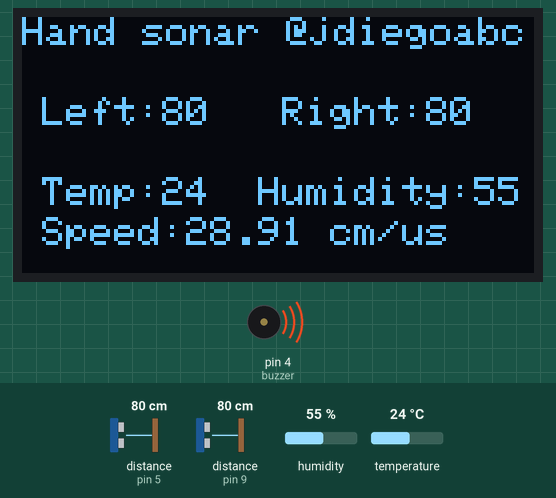
Simulated run of this sketch. Board: Arduino Uno, built with avr-gcc and run on an emulated ATmega328P. On the bench: 128×64 one-colour display, buzzer (waves = sounding). Wiring (inferred from the names in the program): 2 × ultrasonic range finder: trigger pin 6, echo pin 5 / trigger pin 10, echo pin 9. Inputs (shaded band) come from the test bench; at power-on: distance to the obstacle (sensors on pin 5, pin 9) 80 cm, humidity 55 %, temperature 24 °C. The echo pulse lasts 58.3 µs per cm.

Above: at 1.7 s.
1.8 s: distance to the obstacle (sensor on pin 5) set to 2 cm
At 3.33 s:
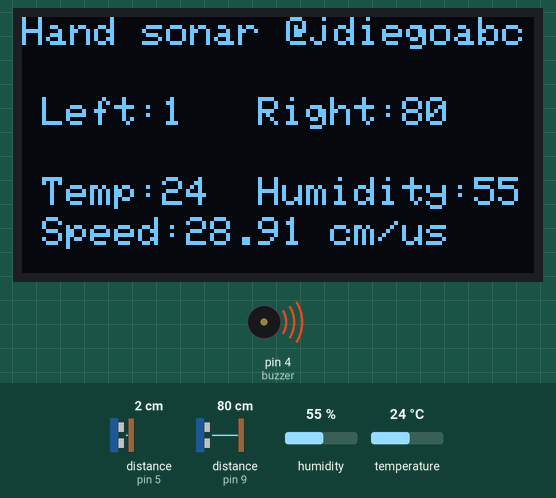
5.0 s: distance to the obstacle (sensor on pin 9) set to 4 cm
At 6.7 s:
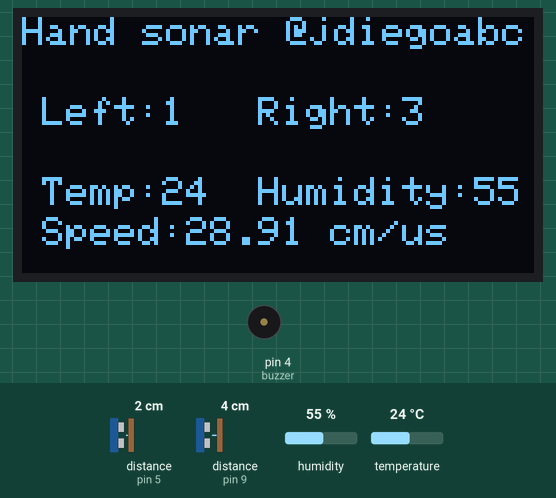
8.5 s: humidity set to 68 %
At 9.44 s:
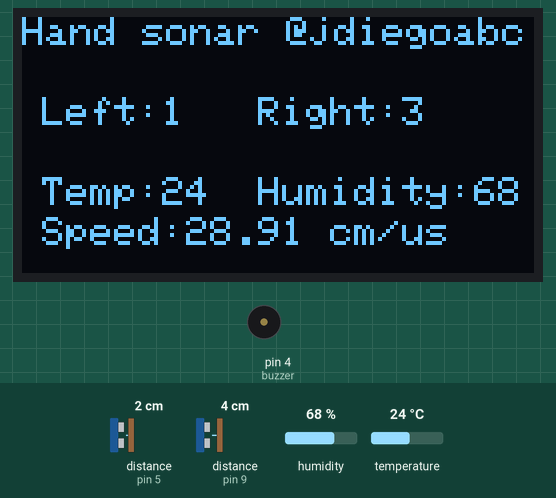
10.7 s: distance to the obstacle (sensor on pin 5) set to 4 cm
At 12.0 s:
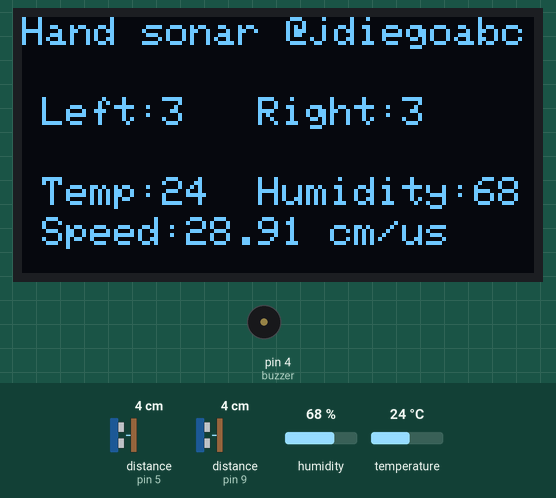
12.3 s: distance to the obstacle (sensor on pin 9) set to 9 cm
13.9 s: temperature set to 12 °C
Timing chart, 0 to 17.9 s (numbered marks = the images above; inputs shaded):
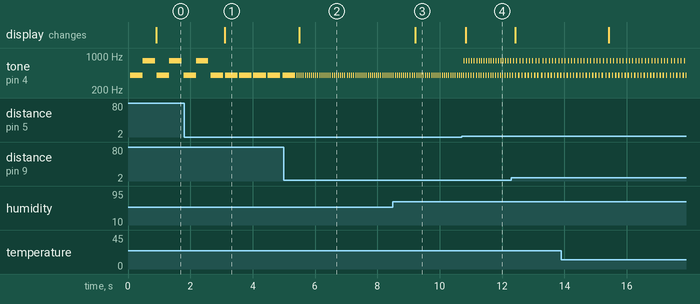

Measured:
- after the input at 1.8 s, the display: changes after 1.3 s (image 1)
- after the input at 5.0 s, tone on pin 4 (buzzer): alternates 400 Hz for 0.02 s and silent for 0.05 s, starting after 0.43 s; the display: changes after 0.50 s (image 2)
- after the input at 8.5 s, the display: changes after 0.71 s (image 3)
- after the input at 10.7 s, the display: changes after 0.13 s (image 4)
- by itself, tone on pin 4 (buzzer): repeats every 0.48 s: silent 0.07 s, 400 Hz 0.41 s

The sketch:

handsonar.ino
```cpp
#include <DHT.h>
#include <DHT_U.h>

#include <Adafruit_SSD1306.h>
#include <Adafruit_GFX.h>
#include <Wire.h>

// Sonar a la mano
// Implementacion de un sonar en mano para asistir desplazamientos en condiciones de oscuridad.
// diego@linux.com
// Agosto 29, 2020
//

// Definimos pines
// Sensor derecho
int rTrigger = 10;
int rEcho = 9;

// Sensor izquierdo
int lTrigger = 6;
int lEcho = 5;

// Buzzer
int buzzer = 4;

// microsegundos por centimetro
float soundSpeed;

// Definimos frecuencia de buzzer derecho e izquierdo
// La diferencia de 100Hz es suficiente para diferenciar el tono.
int fBuzzR = 400;
int fBuzzL = 800;

// Definimos un par de variables que usaremos para calcular la distancia
// Derecho
int travelTimeR, distanceRight;
// Izquierdo
int travelTimeL, distanceLeft;

// Vamos a medir temperatura para ser mas precisos en el calculo de la distancia, no es necesario
// pero es mas cool
int temperature, humidity;
int tSensor = 2;

// creamos el objeto para el DHT11 (fue lo que consegui)
DHT dht(tSensor, DHT11);


// Definiciones para el display oled
#define OWIDE 128
#define OHIGH 64

// Esta definicion la requiere la libreria pues el OLED de Adafruit la usa, en mi caso uso un
// generico, pero igual debemos crearla
#define OLED_RESET 4 // punt!

// creamos el objeto
Adafruit_SSD1306 oled(OWIDE, OHIGH, &Wire, OLED_RESET);


// Definimos in / out de los pines
void setup(){
  // Iniciamos bus I2C
  Wire.begin();

  // Iniciamos el display en la direccion 0x3c
  oled.begin(SSD1306_SWITCHCAPVCC, 0x3C);

  // Sensor derecho
  pinMode(rTrigger, OUTPUT);
  pinMode(rEcho, INPUT);

  // Sensor izquierdo
  pinMode(lTrigger, OUTPUT);
  pinMode(lEcho, INPUT);

  // Buzzer
  pinMode(buzzer, OUTPUT);

  // Temperatura y Humedad
  dht.begin();

}

// loop principal
// punt!
void loop(){
  // Calculamos la velocidad del sonido para nuestro entorno
  soundSpeed = calculateSoundSpeed();

  // Lado derecho
  travelTimeR = travelTime(rTrigger, rEcho);

  // Delay entre lecturas, para prevenir rebotes del echo
  delay(5);

  // Lado izquierdo
  travelTimeL = travelTime(lTrigger, lEcho);

  // Calculamos la distancia usando la formula d = tiempo / Velocidad del sonido
  // Derecho
  distanceRight = travelTimeR / (soundSpeed * 2);
  beepOrNot(distanceRight, fBuzzR );

  // Izquierdo
  distanceLeft = travelTimeL / (soundSpeed *2);
  beepOrNot(distanceLeft, fBuzzL );

 // Actualizar display
  showMe();

  // Delay antes de hacer una nueva lectura
  delay(5);

}

float calculateSoundSpeed(){
  // Lo primero que hacemos es medir temperatura, ya que los demas calculos de distancia y
  // velocidad del sonido dependen de ello
  temperature = dht.readTemperature();
  humidity = dht.readHumidity();

  // Calculamos la velocidad actual del sonido para las condiciones actuales
  // Vs = 331.5 + (temperature * 0.6)
  soundSpeed = 331.5 + (temperature * 0.6);
  soundSpeed = soundSpeed * 100;
  soundSpeed = (float(1) / float(soundSpeed)) * 1000000 ;
  return soundSpeed;
}

int travelTime(int trigger, int echo){
  int travelTime;
  // desactivamos interrupciones momentaneamente para aumentar precision
  noInterrupts();
  // Enviamos senal por 10 micro segundos
  digitalWrite(trigger, 1);
  delayMicroseconds(10);
  digitalWrite(trigger, 0);
  // Capturamos el echo y lo asignamos el valor a travelTime
  travelTime = pulseIn(echo, 1, 35000);
  // Activamos de nuevo los interrupciones
  interrupts();
  return travelTime;
}

int beepOrNot(int distance, int fBuzz){
    if (distance < 100){
    tone(buzzer, fBuzz);
    delay((distance*100)/20);
    noTone(buzzer);
  }
}

int showMe(){
    oled.clearDisplay();      // limpiamos el display
    oled.setTextColor(WHITE); // Color por defecto (la pantalla es monocromatica)
    oled.setCursor(0, 0);    // centramos cursor en 30,0
    oled.setTextSize(1);      // establece tamano de texto en 1
    oled.print("Hand sonar @jdiegoabc");
    oled.setCursor (5, 20);   // ubica cursor en coordenas 5,20
    oled.setTextSize(1);      // establece tamano de texto en 2
    oled.print("Left:");    // escribimos el valor de Left
    oled.print(distanceLeft);
    oled.print("   Right:");    // escribimos el valor de Right
    oled.print(distanceRight);
    oled.setCursor(5,40);
    oled.print("Temp:");
    oled.print(temperature);
    oled.print("  Humidity:");
    oled.print(humidity);
    oled.setCursor(5,50);
    oled.print("Speed:");
    oled.print(soundSpeed);
    oled.print(" cm/us");

    // escribimos al display
    oled.display();


}
```
